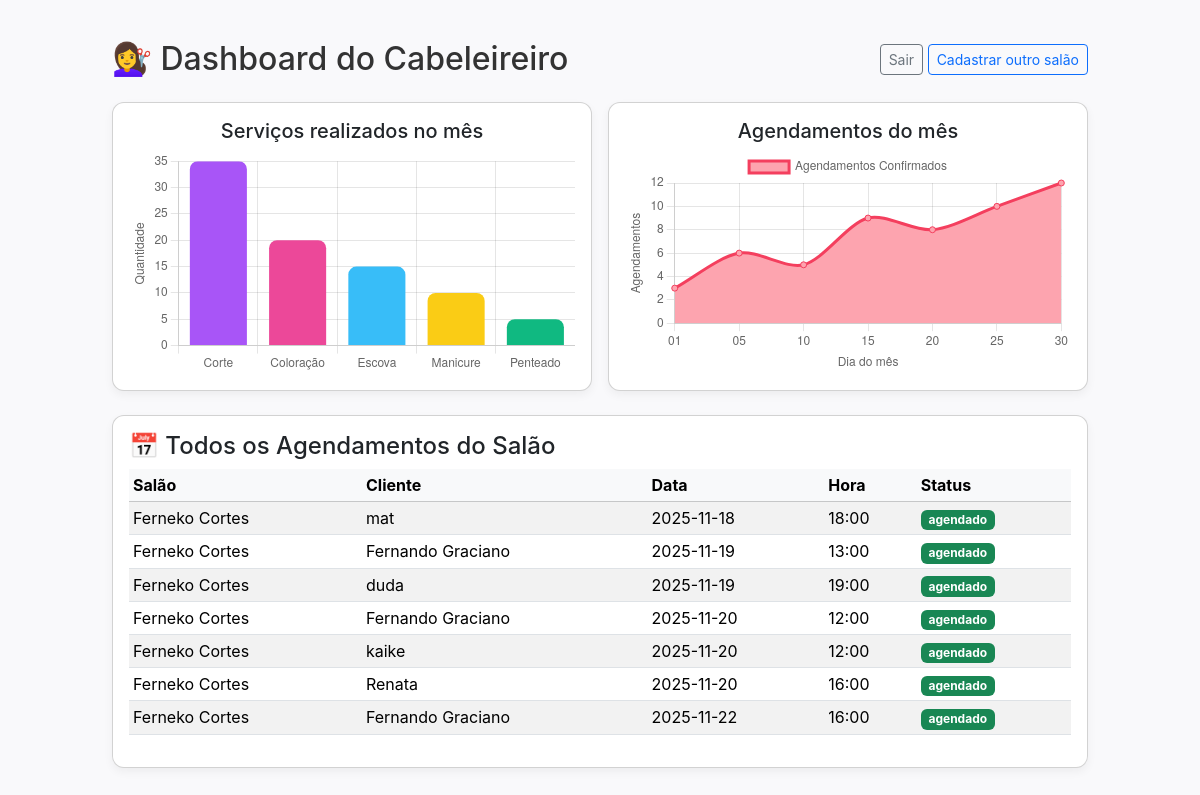
Screenshot of /mariatcc/tccescolacerto/dashboard_cabeleireiro.php (signed in) with the database file from the repository.
### tables this page shows
CREATE TABLE `agendamentos` (
  `id` int(11) NOT NULL,
  `id_usuario` int(11) DEFAULT NULL,
  `id_horario` int(11) DEFAULT NULL,
  `id_servico` int(11) DEFAULT NULL,
  `status` enum('agendado','cancelado') DEFAULT 'agendado'
);

CREATE TABLE `saloes` (
  `id` int(11) NOT NULL,
  `nome` varchar(100) NOT NULL,
  `endereco` varchar(255) DEFAULT NULL,
  `telefone` varchar(20) DEFAULT NULL,
  `servicos` text DEFAULT NULL,
  `horario_inicio` time DEFAULT NULL,
  `horario_final` time DEFAULT NULL,
  `pausa` time DEFAULT NULL,
  `nome_usuario` varchar(100) DEFAULT NULL,
  `email` varchar(100) DEFAULT NULL,
  `senha` varchar(255) DEFAULT NULL,
  `usuario_id` int(11) DEFAULT NULL,
  `lat` decimal(10,8) DEFAULT NULL,
  `lng` decimal(11,8) DEFAULT NULL
);

CREATE TABLE `usuarios` (
  `id` int(11) NOT NULL,
  `nome` varchar(100) NOT NULL,
  `email` varchar(100) NOT NULL,
  `senha` varchar(255) NOT NULL,
  `tipo` enum('cliente','cabeleireiro') NOT NULL
);

CREATE TABLE `horarios` (
  `id` int(11) NOT NULL,
  `id_salao` int(11) DEFAULT NULL,
  `data` date NOT NULL,
  `hora` time NOT NULL,
  `disponivel` tinyint(1) DEFAULT 1
);

### mariatcc/tccescolacerto/dashboard_cabeleireiro.php (the view, shortened to what this page needs)
<?php
include 'conexao.php';
?>
<!DOCTYPE html>
<html lang="pt-BR">
<head>
<link href="https://cdn.jsdelivr.net/npm/bootstrap@5.3.3/dist/css/bootstrap.min.css" rel="stylesheet">
</head>
<body>
<div class="container">
  <div class="d-flex justify-content-between align-items-center mb-4">
    <h2 class="mb-0">💇‍♀️ Dashboard do Cabeleireiro</h2>
    <div>
      <a href="logout.php" class="btn btn-outline-secondary btn-sm">Sair</a>
      <a href="cadastro_salao_login.php" class="btn btn-outline-primary btn-sm">Cadastrar outro salão</a>
    </div>
  </div>
  <div class="row g-3">
    <div class="col-md-6">
      <div class="card p-3">
        <h5 class="text-center">Serviços realizados no mês</h5>
        <canvas id="graficoServicos"></canvas>
      </div>
    </div>
    <div class="col-md-6">
      <div class="card p-3">
        <h5 class="text-center">Agendamentos do mês</h5>
        <canvas id="graficoAgendamentos"></canvas>
      </div>
    </div>
  </div>
  <div class="card mt-4 p-3">
    <h4>📅 Todos os Agendamentos do Salão</h4>
    <div class="table-responsive">
      <table class="table table-sm table-striped align-middle">
        <thead class="table-light">
          <tr>
            <th>Salão</th>
            <th>Cliente</th>
            <th>Data</th>
            <th>Hora</th>
            <th>Status</th>
          </tr>
        </thead>
        <tbody>
        <?php
        $res = mysqli_query($conn, "SELECT a.id, u.nome AS cliente, s.nome AS salao, h.data, h.hora, a.status
          FROM agendamentos a
          JOIN usuarios u ON a.id_usuario=u.id
          JOIN horarios h ON a.id_horario=h.id
          JOIN saloes s ON h.id_salao=s.id
          ORDER BY h.data,h.hora");
        if (mysqli_num_rows($res) == 0) {
            echo "<tr><td colspan='5' class='text-center text-muted'>Nenhum agendamento encontrado.</td></tr>";
        } else {
            while($row = mysqli_fetch_assoc($res)){
                echo "<tr>
                        <td>".htmlspecialchars($row['salao'])."</td>
                        <td>".htmlspecialchars($row['cliente'])."</td>
                        <td>".htmlspecialchars($row['data'])."</td>
                        <td>".htmlspecialchars(substr($row['hora'],0,5))."</td>
                        <td><span class='badge ".($row['status']=='agendado'?'bg-success':'bg-danger')."'>".$row['status']."</span></td>
                      </tr>";
            }
        }
        ?>
        </tbody>
      </table>
    </div>
  </div>
</div>
<script>
// ========================== GRÁFICOS FICTÍCIOS ==========================
// 1️⃣ Serviços realizados no mês
const ctxServicos = document.getElementById('graficoServicos');
new Chart(ctxServicos, {
  type: 'bar',
  data: {
    labels: ['Corte', 'Coloração', 'Escova', 'Manicure', 'Penteado'],
    datasets: [{
      label: 'Serviços Realizados',
      data: [35, 20, 15, 10, 5],
      backgroundColor: ['#a855f7', '#ec4899', '#38bdf8', '#facc15', '#10b981'],
      borderRadius: 8
    }]
  },
  options: {
    scales: {
      y: { beginAtZero: true, title: { display: true, text: 'Quantidade' } }
    },
    plugins: {
      legend: { display: false }
    }
  }
});
// 2️⃣ Agendamentos do mês
const ctxAg = document.getElementById('graficoAgendamentos');
new Chart(ctxAg, {
  type: 'line',
  data: {
    labels: ['01', '05', '10', '15', '20', '25', '30'],
    datasets: [{
      label: 'Agendamentos Confirmados',
      data: [3, 6, 5, 9, 8, 10, 12],
      borderColor: '#f43f5e',
      backgroundColor: '#fda4af',
      fill: true,
      tension: 0.3
    }]
  },
  options: {
    scales: {
      y: { beginAtZero: true, title: { display: true, text: 'Agendamentos' } },
      x: { title: { display: true, text: 'Dia do mês' } }
    }
  }
});
</script>
</body>
</html>

### mariatcc/tccescolacerto/dashboard_cabeleireiro.php (style rules this page uses)
body { background: #f9f9fb; font-family: 'Inter', sans-serif; color: #333; }
.container { max-width: 1000px; margin-top: 40px; }
.card { border-radius: 12px; box-shadow: 0 4px 10px rgba(0,0,0,0.05); }

### rows the page displays
agendamentos: saloes.nome "Ferneko Cortes", id_usuario.nome "mat", id_horario.data "2025-11-18", id_horario.hora "18:00", status "agendado"
agendamentos: saloes.nome "Ferneko Cortes", id_usuario.nome "Fernando Graciano", id_horario.data "2025-11-19", id_horario.hora "13:00", status "agendado"
agendamentos: saloes.nome "Ferneko Cortes", id_usuario.nome "duda", id_horario.data "2025-11-19", id_horario.hora "19:00", status "agendado"
agendamentos: saloes.nome "Ferneko Cortes", id_usuario.nome "Fernando Graciano", id_horario.data "2025-11-20", id_horario.hora "12:00", status "agendado"
agendamentos: saloes.nome "Ferneko Cortes", id_usuario.nome "kaike", id_horario.data "2025-11-20", id_horario.hora "12:00", status "agendado"
agendamentos: saloes.nome "Ferneko Cortes", id_usuario.nome "Renata", id_horario.data "2025-11-20", id_horario.hora "16:00", status "agendado"
agendamentos: saloes.nome "Ferneko Cortes", id_usuario.nome "Fernando Graciano", id_horario.data "2025-11-22", id_horario.hora "16:00", status "agendado"
